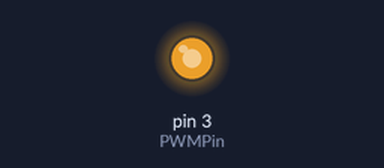
Recording of a sketch running on a simulated Arduino Nano, built with avr-gcc and run on an emulated ATmega328P. On the bench: output pins drawn as LEDs (lit = HIGH).

Above: at 0.1 s.
Timing chart, 0 to 1.6 s (numbered marks = the images above):
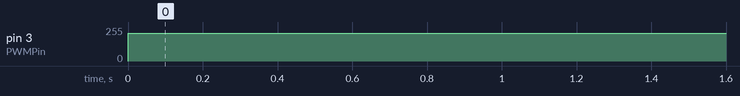

Measured:
- by itself, pin 3 (PWMPin): 0/255 → 210/255 at 0.00 s

The sketch:

ml350e_fanspeed.ino
```cpp
//Tested on Arduino Nano. Ensure the PWMPin you select is appropriate for your Arduino model.

word PWMPin = 3;

void setup() {
  pinMode(PWMPin, OUTPUT);

  pwm25kHzBegin();

}

void loop() {
  pwmDuty(65); // Change PWM duty cycle to desired value here (For ML350e Gen8 fans, higher PWM = slower fan)
               // 79/79 = slowest, 1/79 = fastest. 65/79, for example, is approx. 18% fan speed
               // The ceiling value (default 79) can be changed with OCR2A below

}

void pwm25kHzBegin() {
  TCCR2A = 0;                               // TC2 Control Register A
  TCCR2B = 0;                               // TC2 Control Register B
  TIMSK2 = 0;                               // TC2 Interrupt Mask Register
  TIFR2 = 0;                                // TC2 Interrupt Flag Register
  TCCR2A |= (1 << COM2B1) | (1 << WGM21) | (1 << WGM20);  // OC2B cleared/set on match when up/down counting, fast PWM
  TCCR2B |= (1 << WGM22) | (1 << CS21);     // prescaler 8
  OCR2A = 79;                               // TOP overflow value (Hz)
  OCR2B = 0;
}

void pwmDuty(byte ocrb) {
  OCR2B = ocrb;                             // PWM Width (duty)
}
```
